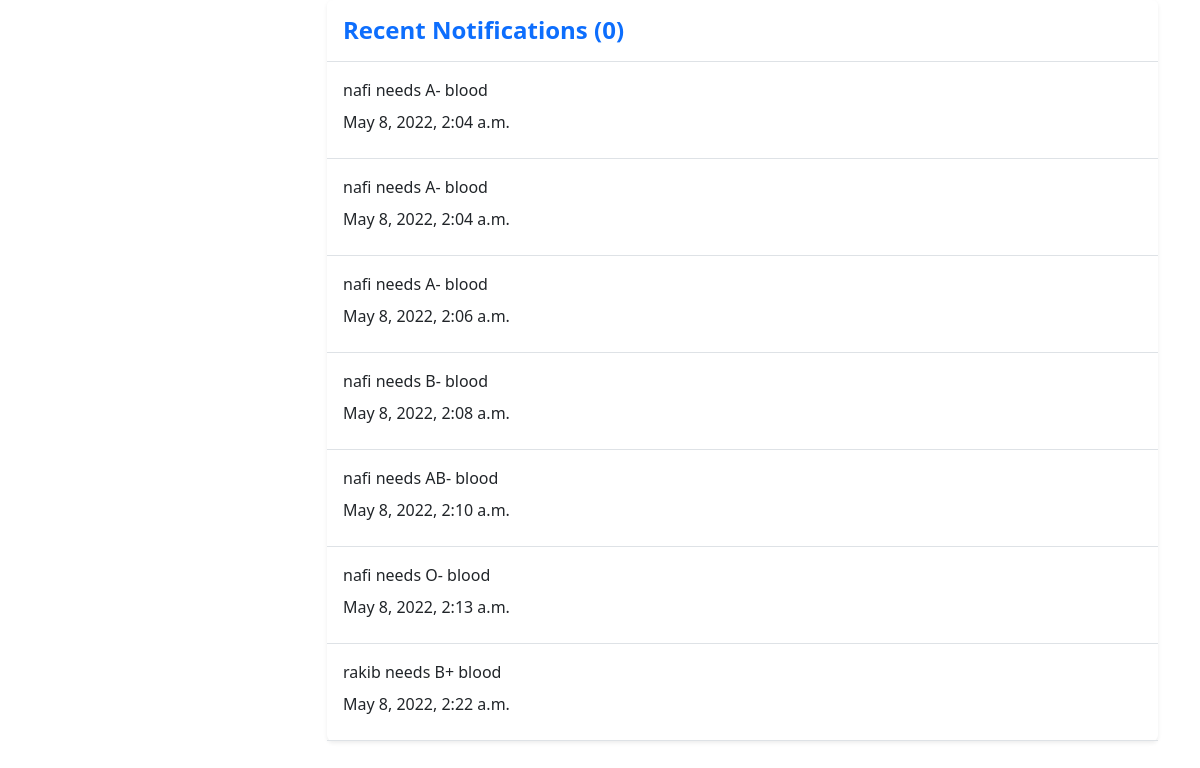
The page /auth1/user/25/notifications on the database its author committed.
### auth1/models.py (models this page shows)
class Notification(models.Model):
	message = models.CharField(max_length=255)
	receiver = models.ManyToManyField(RegisterUser, related_name='receiver')
	read_by = models.ManyToManyField(RegisterUser, related_name='read_by', blank=True, null=True)
	context = models.IntegerField(null=True)
	creation_date = models.DateTimeField(default=timezone.now)

### auth1/views.py (the view)
# urls.py: path('user/<int:pk>/notifications', views.view_notifications, name='view_notifications'),
def view_notifications(request, pk):
    user = request.user.id
    notifications = Notification.objects.filter(receiver=user)
    unread_notifications = Notification.objects.filter(receiver=user).exclude(read_by=user)
    total_unread_notifications = len(unread_notifications)
    return render(request, 'auth1/notifications.html', {
        'notifications': notifications,
        'total_unread_notifications': total_unread_notifications,
    })

### auth1/templates/auth1/notifications.html (shortened to what this page needs)
<link rel="stylesheet"
    href="https://cdnjs.cloudflare.com/ajax/libs/MaterialDesign-Webfont/5.3.45/css/materialdesignicons.css"
 />
{% load bootstrap5 %}
{% bootstrap_css %}
<div class="container">
    <div class="row">
        <div class="col-lg-3 left">
        </div>
        <div class="col-lg-9 right">
            <div class="box shadow-sm rounded bg-white mb-3">
                <div class="box-title border-bottom p-3">
                    <h4 class="m-0 text-primary fw-bold">Recent Notifications   ({{total_unread_notifications}}) </h4>
                </div>
                <div class="box-body p-0">
                    {% for notification in notifications %}
                    <div class="p-3 d-flex align-items-center border-bottom osahan-post-header">
                        <div class="font-weight-bold mr-3">
                            <div class="mb-2">{{ notification.message }}</div>
                            <div class="mb-2">{{ notification.creation_date }}</div>
                        </div>
                    </div>
                    {% endfor %}
                </div>
            </div>
        </div>
    </div>

### rows shown on the page
Notification: message "nafi needs A- blood", creation_date "May 8, 2022, 2:04 a.m."
Notification: message "nafi needs A- blood", creation_date "May 8, 2022, 2:04 a.m."
Notification: message "nafi needs A- blood", creation_date "May 8, 2022, 2:06 a.m."
Notification: message "nafi needs B- blood", creation_date "May 8, 2022, 2:08 a.m."
Notification: message "nafi needs AB- blood", creation_date "May 8, 2022, 2:10 a.m."
Notification: message "nafi needs O- blood", creation_date "May 8, 2022, 2:13 a.m."
Notification: message "rakib needs B+ blood", creation_date "May 8, 2022, 2:22 a.m."

### other values the page prints
{{ total_unread_notifications }} "0"
